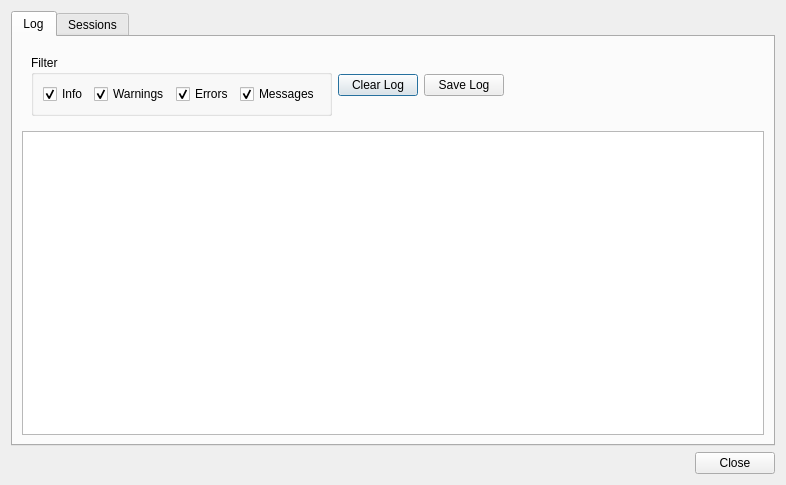
<?xml version="1.0" encoding="UTF-8"?>
<ui version="4.0">
 <class>ChannelLogView</class>
 <widget class="QDialog" name="ChannelLogView">
  <property name="windowModality">
   <enum>Qt::ApplicationModal</enum>
  </property>
  <property name="geometry">
   <rect>
    <x>0</x>
    <y>0</y>
    <width>786</width>
    <height>485</height>
   </rect>
  </property>
  <property name="windowTitle">
   <string>Dialog</string>
  </property>
  <layout class="QVBoxLayout" name="verticalLayout_3">
   <item>
    <widget class="QTabWidget" name="tabWidget">
     <property name="currentIndex">
      <number>0</number>
     </property>
     <widget class="QWidget" name="logTab">
      <attribute name="title">
       <string>Log</string>
      </attribute>
      <layout class="QVBoxLayout" name="verticalLayout">
       <item>
        <widget class="QWidget" name="widget" native="true">
         <layout class="QHBoxLayout" name="horizontalLayout_2">
          <item>
           <widget class="QGroupBox" name="groupBox">
            <property name="title">
             <string>Filter</string>
            </property>
            <layout class="QHBoxLayout" name="horizontalLayout">
             <item>
              <widget class="QCheckBox" name="cbInfo">
               <property name="text">
                <string>Info</string>
               </property>
               <property name="checked">
                <bool>true</bool>
               </property>
              </widget>
             </item>
             <item>
              <widget class="QCheckBox" name="cbWarnings">
               <property name="text">
                <string>Warnings</string>
               </property>
               <property name="checked">
                <bool>true</bool>
               </property>
              </widget>
             </item>
             <item>
              <widget class="QCheckBox" name="cbErrors">
               <property name="text">
                <string>Errors</string>
               </property>
               <property name="checked">
                <bool>true</bool>
               </property>
              </widget>
             </item>
             <item>
              <widget class="QCheckBox" name="cbMessages">
               <property name="text">
                <string>Messages</string>
               </property>
               <property name="checked">
                <bool>true</bool>
               </property>
              </widget>
             </item>
            </layout>
           </widget>
          </item>
          <item>
           <widget class="QPushButton" name="clearLog">
            <property name="text">
             <string>Clear Log</string>
            </property>
           </widget>
          </item>
          <item>
           <widget class="QPushButton" name="saveLog">
            <property name="text">
             <string>Save Log</string>
            </property>
           </widget>
          </item>
          <item>
           <spacer name="horizontalSpacer">
            <property name="orientation">
             <enum>Qt::Horizontal</enum>
            </property>
            <property name="sizeHint" stdset="0">
             <size>
              <width>428</width>
              <height>20</height>
             </size>
            </property>
           </spacer>
          </item>
         </layout>
        </widget>
       </item>
       <item>
        <widget class="QTableView" name="logsView">
         <property name="editTriggers">
          <set>QAbstractItemView::NoEditTriggers</set>
         </property>
         <property name="showDropIndicator" stdset="0">
          <bool>false</bool>
         </property>
         <property name="dragDropOverwriteMode">
          <bool>false</bool>
         </property>
         <property name="selectionBehavior">
          <enum>QAbstractItemView::SelectRows</enum>
         </property>
        </widget>
       </item>
      </layout>
     </widget>
     <widget class="QWidget" name="sessionsTab">
      <attribute name="title">
       <string>Sessions</string>
      </attribute>
      <layout class="QVBoxLayout" name="verticalLayout_2">
       <item>
        <widget class="QTableView" name="sessionsView">
         <property name="editTriggers">
          <set>QAbstractItemView::NoEditTriggers</set>
         </property>
         <property name="showDropIndicator" stdset="0">
          <bool>false</bool>
         </property>
         <property name="dragDropOverwriteMode">
          <bool>false</bool>
         </property>
         <property name="selectionBehavior">
          <enum>QAbstractItemView::SelectRows</enum>
         </property>
        </widget>
       </item>
      </layout>
     </widget>
    </widget>
   </item>
   <item>
    <widget class="QDialogButtonBox" name="buttonBox">
     <property name="orientation">
      <enum>Qt::Horizontal</enum>
     </property>
     <property name="standardButtons">
      <set>QDialogButtonBox::Close</set>
     </property>
    </widget>
   </item>
  </layout>
 </widget>
 <resources/>
 <connections>
  <connection>
   <sender>buttonBox</sender>
   <signal>accepted()</signal>
   <receiver>ChannelLogView</receiver>
   <slot>accept()</slot>
   <hints>
    <hint type="sourcelabel">
     <x>226</x>
     <y>480</y>
    </hint>
    <hint type="destinationlabel">
     <x>157</x>
     <y>274</y>
    </hint>
   </hints>
  </connection>
  <connection>
   <sender>buttonBox</sender>
   <signal>rejected()</signal>
   <receiver>ChannelLogView</receiver>
   <slot>reject()</slot>
   <hints>
    <hint type="sourcelabel">
     <x>294</x>
     <y>480</y>
    </hint>
    <hint type="destinationlabel">
     <x>286</x>
     <y>274</y>
    </hint>
   </hints>
  </connection>
  <connection>
   <sender>clearLog</sender>
   <signal>clicked()</signal>
   <receiver>ChannelLogView</receiver>
   <slot>clearLog()</slot>
   <hints>
    <hint type="sourcelabel">
     <x>395</x>
     <y>62</y>
    </hint>
    <hint type="destinationlabel">
     <x>405</x>
     <y>-3</y>
    </hint>
   </hints>
  </connection>
  <connection>
   <sender>saveLog</sender>
   <signal>clicked()</signal>
   <receiver>ChannelLogView</receiver>
   <slot>saveLog()</slot>
   <hints>
    <hint type="sourcelabel">
     <x>472</x>
     <y>71</y>
    </hint>
    <hint type="destinationlabel">
     <x>493</x>
     <y>-6</y>
    </hint>
   </hints>
  </connection>
 </connections>
 <slots>
  <slot>infoChanged(bool)</slot>
  <slot>warningChanged(bool)</slot>
  <slot>messagesChanged(bool)</slot>
  <slot>clearLog()</slot>
  <slot>saveLog()</slot>
 </slots>
</ui>
